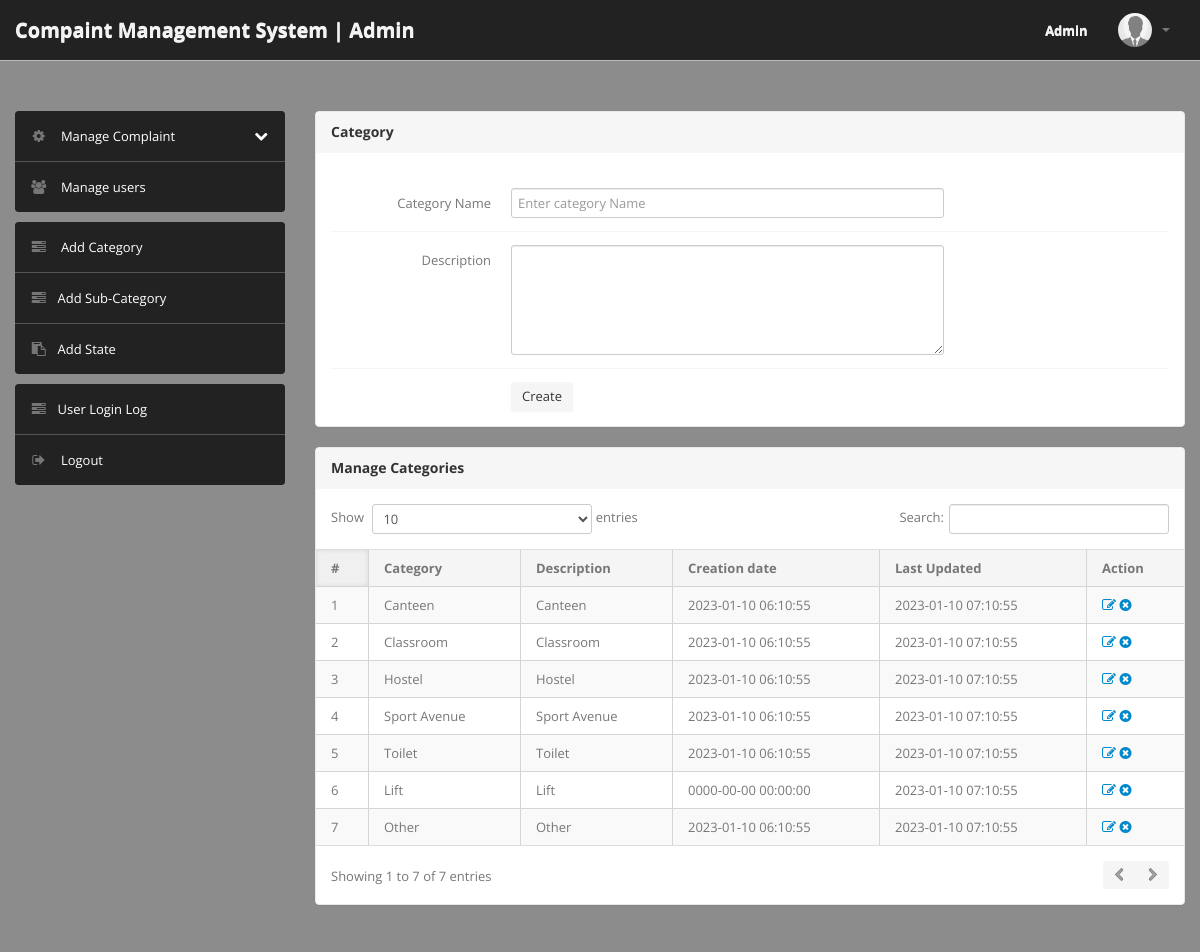
The app's page /admin/category.php (signed in) with its own data.
### tables this page shows
CREATE TABLE `category` (
  `id` int(11) NOT NULL,
  `categoryName` varchar(255) DEFAULT NULL,
  `categoryDescription` longtext,
  `creationDate` timestamp NULL DEFAULT CURRENT_TIMESTAMP,
  `updationDate` timestamp NULL DEFAULT NULL ON UPDATE CURRENT_TIMESTAMP
);

### admin/category.php (the view, shortened to what this page needs)
<?php
include('include/config.php');
if(strlen($_SESSION['alogin'])==0)
	{
header('location:index.php');
}
else{
?>
<!DOCTYPE html>
<html lang="en">
<head>
    <link type="text/css" href="bootstrap/css/bootstrap.min.css" rel="stylesheet">
    <link type="text/css" href="bootstrap/css/bootstrap-responsive.min.css" rel="stylesheet">
    <link type="text/css" href="css/theme.css" rel="stylesheet">
    <link type="text/css" href="images/icons/css/font-awesome.css" rel="stylesheet">
</head>
<body>
    <?php include('include/header.php');?>
    <div class="wrapper">
        <div class="container">
            <div class="row">
                <?php include('include/sidebar.php');?>
                <div class="span9">
                    <div class="content">
                        <div class="module">
                            <div class="module-head">
                                <h3>Category</h3>
                            </div>
                            <div class="module-body">
                                <br />
                                <form class="form-horizontal row-fluid" name="Category" method="post">
                                    <div class="control-group">
                                        <label class="control-label" for="basicinput">Category Name</label>
                                        <div class="controls">
                                            <input type="text" placeholder="Enter category Name" name="category"
                                                class="span8 tip" required>
                                        </div>
                                    </div>
                                    <div class="control-group">
                                        <label class="control-label" for="basicinput">Description</label>
                                        <div class="controls">
                                            <textarea class="span8" name="description" rows="5"></textarea>
                                        </div>
                                    </div>
                                    <div class="control-group">
                                        <div class="controls">
                                            <button type="submit" name="submit" class="btn">Create</button>
                                        </div>
                                    </div>
                                </form>
                            </div>
                        </div>
                        <div class="module">
                            <div class="module-head">
                                <h3>Manage Categories</h3>
                            </div>
                            <div class="module-body table">
                                <table cellpadding="0" cellspacing="0" border="0"
                                    class="datatable-1 table table-bordered table-striped	 display" width="100%">
                                    <thead>
                                        <tr>
                                            <th>#</th>
                                            <th>Category</th>
                                            <th>Description</th>
                                            <th>Creation date</th>
                                            <th>Last Updated</th>
                                            <th>Action</th>
                                        </tr>
                                    </thead>
                                    <tbody>
                                        <?php $query=mysqli_query($con,"select * from category");
$cnt=1;
while($row=mysqli_fetch_array($query))
{
?>
                                        <tr>
                                            <td><?php echo htmlentities($cnt);?></td>
                                            <td><?php echo htmlentities($row['categoryName']);?></td>
                                            <td><?php echo htmlentities($row['categoryDescription']);?></td>
                                            <td> <?php echo htmlentities($row['creationDate']);?></td>
                                            <td><?php echo htmlentities($row['updationDate']);?></td>
                                            <td>
                                                <a href="edit-category.php?id=<?php echo $row['id']?>"><i
                                                        class="icon-edit"></i></a>
                                                <a href="category.php?id=<?php echo $row['id']?>&del=delete"
                                                    onClick="return confirm('Are you sure you want to delete?')"><i
                                                        class="icon-remove-sign"></i></a>
                                            </td>
                                        </tr>
                                        <?php $cnt=$cnt+1; } ?>
                                </table>
                            </div>
                        </div>
                    </div>
                </div>
            </div>
        </div>
    </div>
</body>
<?php } ?>

### records on screen
category: categoryName "Canteen", categoryDescription "Canteen", creationDate "2023-01-10 06:10:55", updationDate "2023-01-10 07:10:55"
category: categoryName "Classroom", categoryDescription "Classroom", creationDate "2023-01-10 06:10:55", updationDate "2023-01-10 07:10:55"
category: categoryName "Hostel", categoryDescription "Hostel", creationDate "2023-01-10 06:10:55", updationDate "2023-01-10 07:10:55"
category: categoryName "Sport Avenue", categoryDescription "Sport Avenue", creationDate "2023-01-10 06:10:55", updationDate "2023-01-10 07:10:55"
category: categoryName "Toilet", categoryDescription "Toilet", creationDate "2023-01-10 06:10:55", updationDate "2023-01-10 07:10:55"
category: categoryName "Lift", categoryDescription "Lift", creationDate "0000-00-00 00:00:00", updationDate "2023-01-10 07:10:55"
category: categoryName "Other", categoryDescription "Other", creationDate "2023-01-10 06:10:55", updationDate "2023-01-10 07:10:55"
